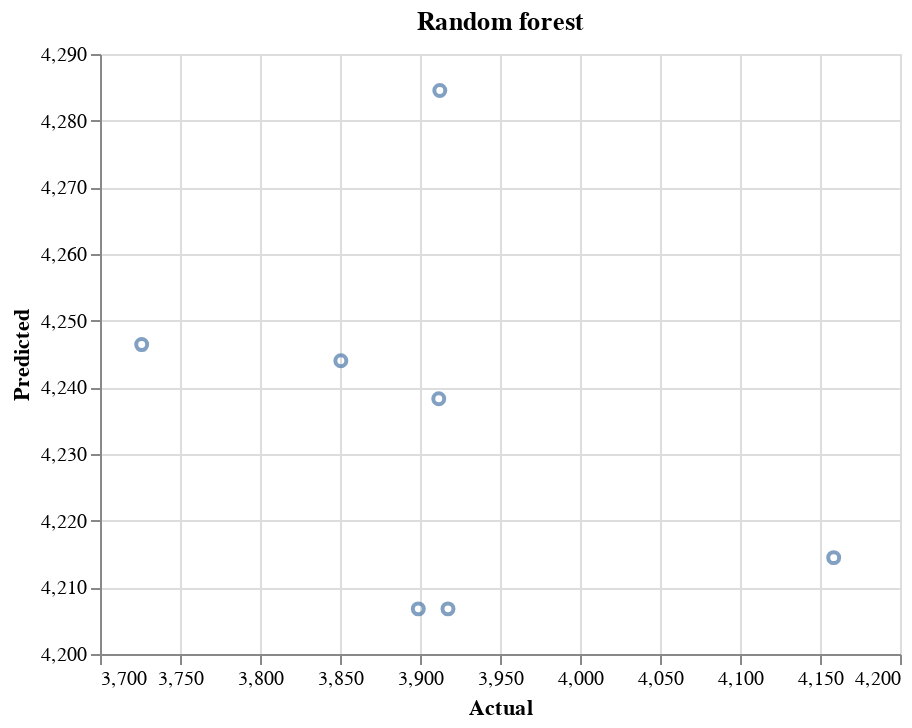

Notebook code cell kept with this figure:
### Code cell
alt.Chart(pd.DataFrame({'Actual': Y_test, 'Random forest': RF.predict(X_test)})).mark_point().encode(
    alt.X('Actual', scale=alt.Scale(zero=False), title='Actual'),
    alt.Y('Random forest', scale=alt.Scale(zero=False), title='Predicted')
).properties(title = 'Random forest')

### Figure 1 — Vega-Lite specification as saved in the notebook (floating-point values rounded to 4 significant figures)
{"config": {"view": {"continuousWidth": 400, "continuousHeight": 300}}, "data": {"name": "data-ccba9909eba59756017f3d7bf0a930fd"}, "mark": "point", "encoding": {"x": {"field": "Actual", "scale": {"zero": false}, "title": "Actual", "type": "quantitative"}, "y": {"field": "Random forest", "scale": {"zero": false}, "title": "Predicted", "type": "quantitative"}}, "title": "Random forest", "$schema": "https://vega.github.io/schema/vega-lite/v4.17.0.json", "datasets": {"data-ccba9909eba59756017f3d7bf0a930fd": [{"Actual": 3899.0, "Random forest": 4207.0}, {"Actual": 3912.0, "Random forest": 4238.0}, {"Actual": 4159.0, "Random forest": 4214.0}, {"Actual": 3851.0, "Random forest": 4244.0}, {"Actual": 3726.0, "Random forest": 4246.0}, {"Actual": 3917.0, "Random forest": 4207.0}, {"Actual": 3912.0, "Random forest": 4285.0}]}}
